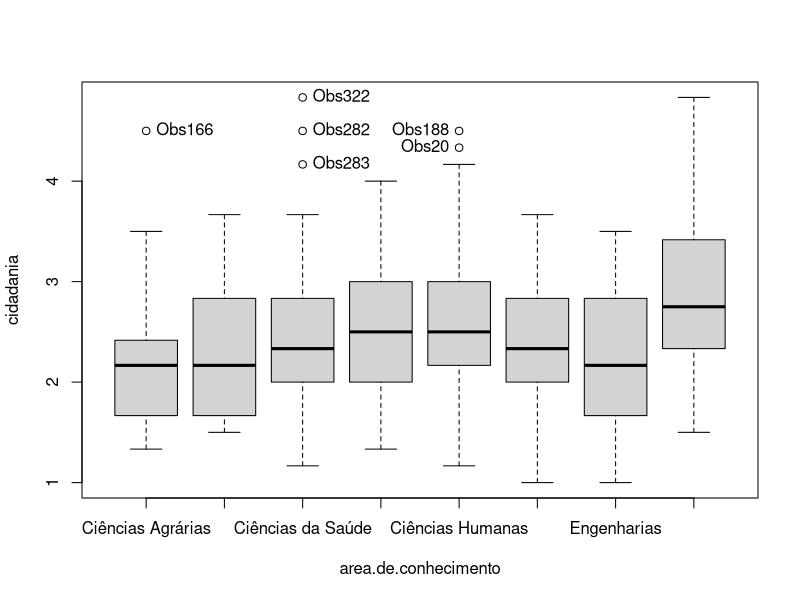
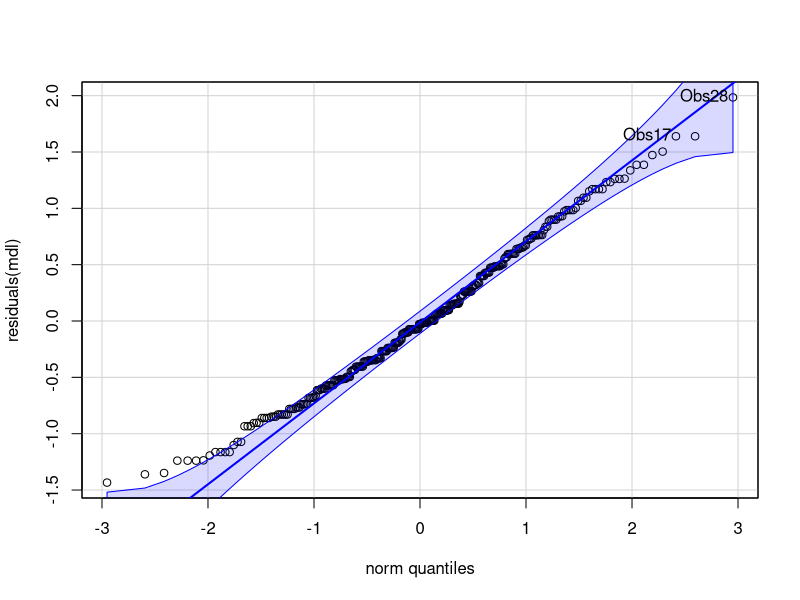
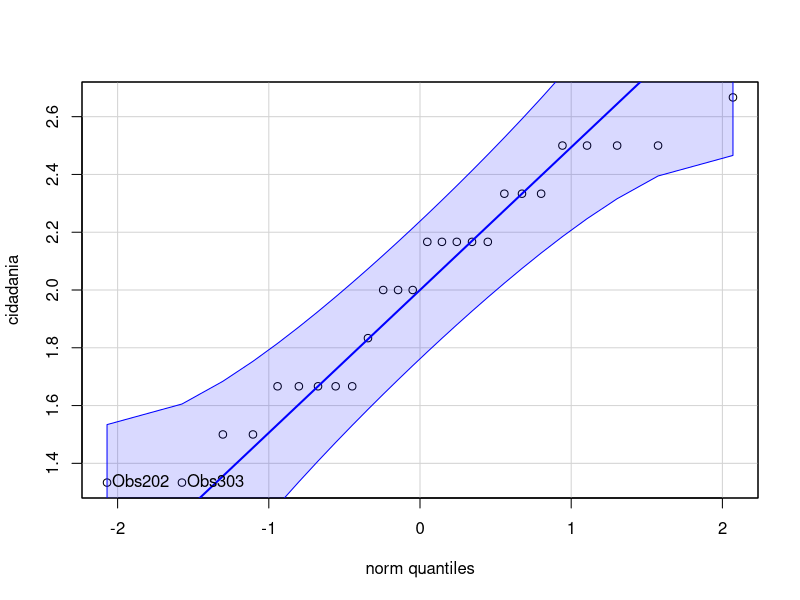
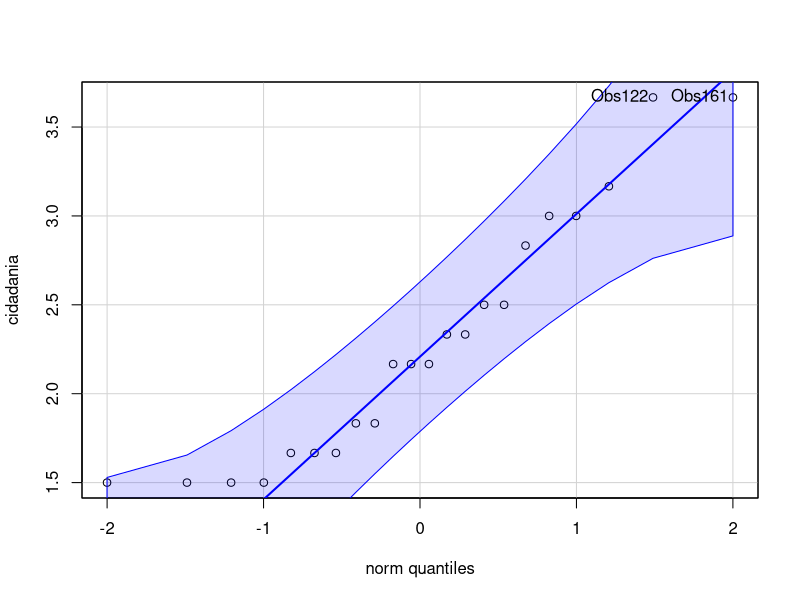
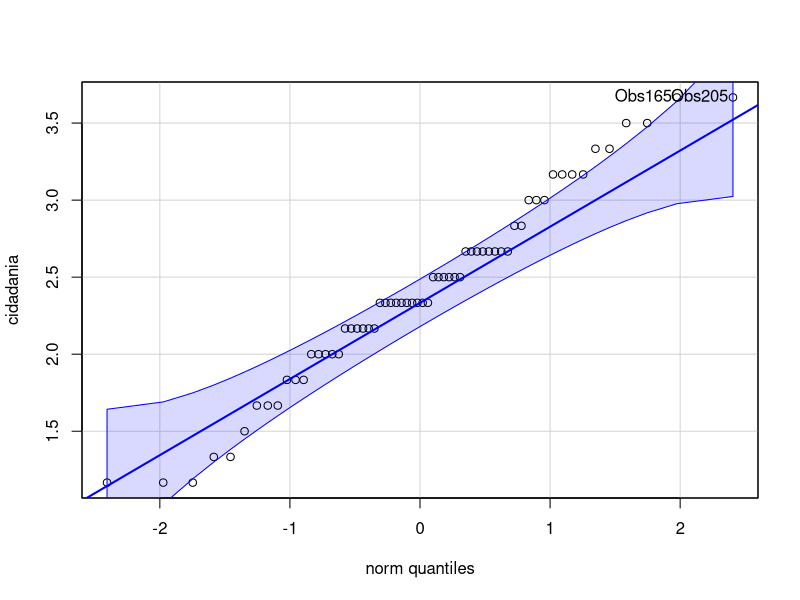
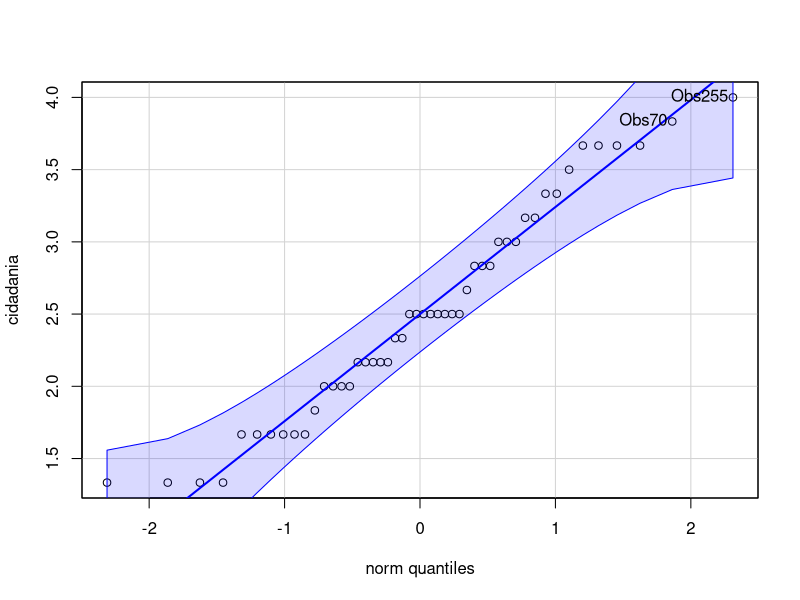
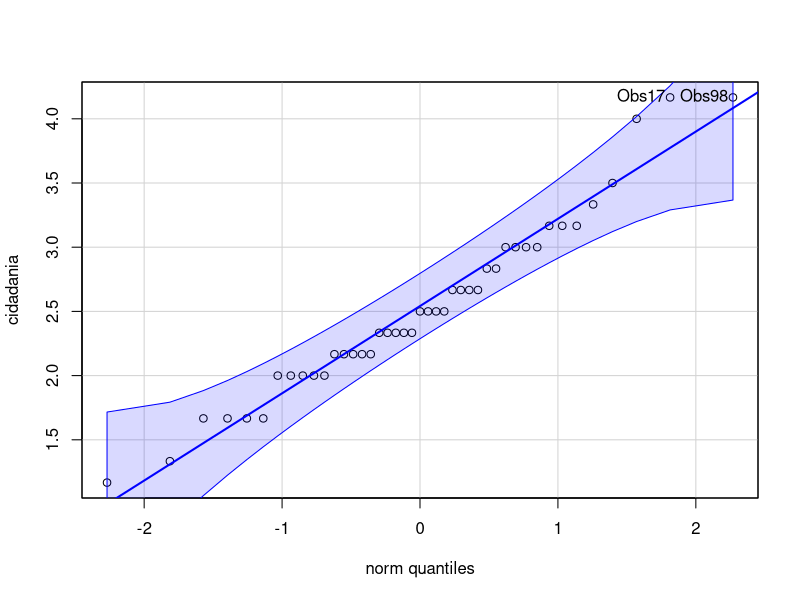
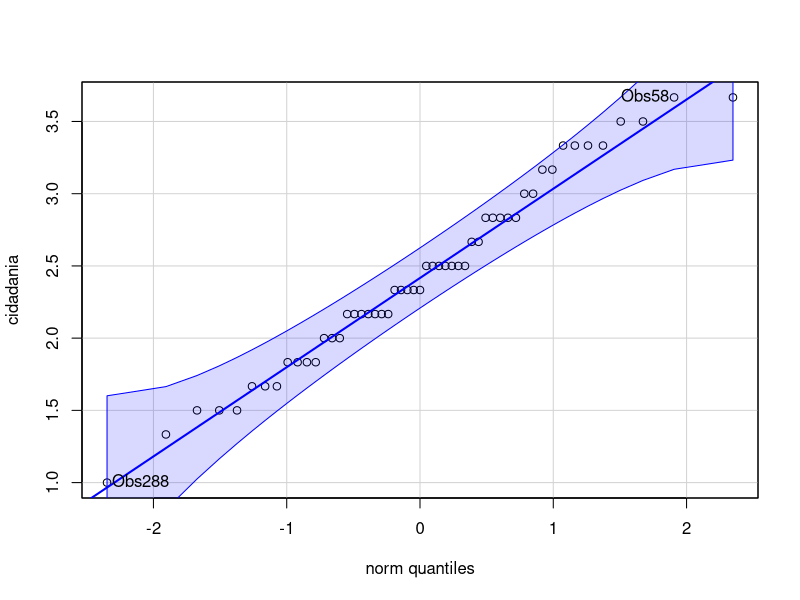

Write the R code that produced these figures, in order.
# ANOVA `cidadania` ~ `area.de.conhecimento`
#
# This file is automatically generate by Shiny-Statistic app (https://statistic.geiser.tech/)
#  
# Shiny-Statistic is distributed in the hope that it will be useful,
# but WITHOUT ANY WARRANTY; without even the implied warranty of
# MERCHANTABILITY or FITNESS FOR A PARTICULAR PURPOSE.  See the
# GNU General Public License for more details.
#
# You should have received a copy of the GNU General Public License.
# If not, see <https://www.gnu.org/licenses/>.
#

wants <- c('ggpubr', 'emmeans', 'rstatix', 'fBasics', 'car', 'carData','dplyr')
has <- wants %in% rownames(installed.packages())
if (any(!has)) install.packages(wants[!has])

library(dplyr)
library(carData)
library(car)
library(fBasics)
library(rstatix)
library(emmeans)

library(ggpubr)

library(stats)

normality_test <- function(x) {
  plimit <- 0.05
  n.test <- shapiro.test(x)
  cutpoints <- c(0, 1e-04, 0.001, 0.01, 0.05, 1)
  
  if (length(x) > 30) {
    plimit <- 0.01
    cutpoints <- c(0, 1e-05, 1e-04, 0.001, 0.01, 1)
  }
  if (length(x) > 50) n.test <- dagoTest(x)@test
  
  normality <- ifelse(n.test$p.value[1] < plimit, 'NO', 'YES')
  if (length(x) > 100) normality <- 'QQ'
  if (length(x) > 200) normality <- '-'
  
  return(cbind(add_significance(data.frame(
    n = length(x),
    statistic = n.test$statistic[1],
    method = strsplit(n.test$method, ' ')[[1]][1],
    p = n.test$p.value[1]
  ), p.col = "p", cutpoints = cutpoints), normality = normality))
}

normality_test_at <- function(dat, vars) {
  df <- select(group_data(dat), -starts_with(".rows"))
  do.call(rbind, lapply(vars, FUN = function(v) {
    do.call(rbind, lapply(seq(1, nrow(group_data(dat))), FUN = function(i) {
      n.test <- normality_test(dat[[v]][group_data(dat)[[".rows"]][[i]]]) 
      cbind(variable = v, df[i,] , n.test)
    }))
  }))
}

df2qqs <- function(data, group) {
  data <- as.data.frame(data)
  for (iv in group) {
    if (is.numeric(data[[iv]])) {
      quantiles <- quantile(data[[iv]])
      data[[iv]] <- sapply(data[[iv]], FUN = function(x) {
        if (x <= quantiles[[2]]) "low"
        else if (x >= quantiles[[4]]) "high"
        else "medium"
      })
      data[[iv]] <- factor(data[[iv]], levels=c("low", "medium", "high"))
    }
  }
  return(data)
}

ggPlotAoV <- function(data, x, y, color = c(), aov, pwc, linetype = color, by = c(), addParam = c(), step.increase = 0.005) {
  pwc <- tryCatch(add_xy_position(pwc, x = x, step.increase = step.increase), error = function(e) NULL)
  if (is.null(pwc)) return(ggplot())
  if (length(color) > 0) {
    bxp <- ggboxplot(data, x = x, y = y, color = color, palette = "jco", add=addParam, facet.by = by)
    bxp <- bxp + stat_pvalue_manual(pwc, color = color, linetype = linetype, hide.ns = T
                                    , tip.length = 0, step.group.by = by)
  } else {
    bxp <- ggboxplot(data, x = x, y = y, color = x, palette = "jco", add=addParam, facet.by = by)
    bxp <- bxp + stat_pvalue_manual(pwc, linetype = linetype, hide.ns = T
                                    , tip.length = 0, step.group.by = by)
  }
  bxp <- bxp + labs(subtitle = get_test_label(aov, detailed = T), caption = get_pwc_label(pwc))
  return(bxp)
}


emm <- list()

## Initial Data and Preprocessing

dat <- read.csv("anova-by-area/cidadania/data.csv")[,c("ID", "area.de.conhecimento", "cidadania" )]
dat <- df2qqs(dat, c("area.de.conhecimento"))
rownames(dat) <- dat[["ID"]]



### Summary statistics of the initial data

get_summary_stats(group_by(dat, `area.de.conhecimento`), type ="common")

## Check Assumptions

### Identifying outliers

identify_outliers(group_by(dat, `area.de.conhecimento`), `cidadania`)
Boxplot(`cidadania` ~ `area.de.conhecimento`, data = dat, id = list(n = Inf))

### Removing outliers from the data

outliers <- c("Obs20","Obs160","Obs166","Obs188","Obs282","Obs283","Obs322")
rdat <- dat[!dat[["ID"]] %in% outliers,]   # table without outliers

### Normality assumption

#### Checking normality assumption in the residual model

mdl <- lm(`cidadania` ~ `area.de.conhecimento`, data = rdat)
normality_test(residuals(mdl))
qqPlot(residuals(mdl))

#### Checking normality assumption for each group

normality_test_at(group_by(rdat, `area.de.conhecimento`), "cidadania")

qqPlot( ~ `cidadania`, data = rdat[which(rdat["area.de.conhecimento"] == "Ciências Agrárias"),])
qqPlot( ~ `cidadania`, data = rdat[which(rdat["area.de.conhecimento"] == "Ciências Biológicas"),])
qqPlot( ~ `cidadania`, data = rdat[which(rdat["area.de.conhecimento"] == "Ciências da Saúde"),])
qqPlot( ~ `cidadania`, data = rdat[which(rdat["area.de.conhecimento"] == "Ciências Exatas e da Terra"),])
qqPlot( ~ `cidadania`, data = rdat[which(rdat["area.de.conhecimento"] == "Ciências Humanas"),])
qqPlot( ~ `cidadania`, data = rdat[which(rdat["area.de.conhecimento"] == "Ciências Sociais Aplicadas"),])
qqPlot( ~ `cidadania`, data = rdat[which(rdat["area.de.conhecimento"] == "Engenharias"),])
qqPlot( ~ `cidadania`, data = rdat[which(rdat["area.de.conhecimento"] == "Linguística/Letras e Artes"),])


#### Removing non-normal data

non.normal <- c("Obs133")
sdat <- rdat[!rdat[["ID"]] %in% non.normal,]   # table without non-normal and outliers

mdl <- lm(`cidadania` ~ `area.de.conhecimento`, data = sdat)
normality_test(residuals(mdl))
qqPlot(residuals(mdl))

normality_test_at(group_by(sdat, `area.de.conhecimento`), "cidadania")

qqPlot( ~ `cidadania`, data = sdat[which(sdat["area.de.conhecimento"] == "Ciências Agrárias"),])
qqPlot( ~ `cidadania`, data = sdat[which(sdat["area.de.conhecimento"] == "Ciências Biológicas"),])
qqPlot( ~ `cidadania`, data = sdat[which(sdat["area.de.conhecimento"] == "Ciências da Saúde"),])
qqPlot( ~ `cidadania`, data = sdat[which(sdat["area.de.conhecimento"] == "Ciências Exatas e da Terra"),])
qqPlot( ~ `cidadania`, data = sdat[which(sdat["area.de.conhecimento"] == "Ciências Humanas"),])
qqPlot( ~ `cidadania`, data = sdat[which(sdat["area.de.conhecimento"] == "Ciências Sociais Aplicadas"),])
qqPlot( ~ `cidadania`, data = sdat[which(sdat["area.de.conhecimento"] == "Engenharias"),])
qqPlot( ~ `cidadania`, data = sdat[which(sdat["area.de.conhecimento"] == "Linguística/Letras e Artes"),])


### Homogeneity of variance assumption

levene_test(sdat, `cidadania` ~ `area.de.conhecimento`)

## Computation ANOVA

res.aov <- anova_test(sdat, `cidadania` ~ `area.de.conhecimento`, type = 2, effect.size = 'ges', detailed = T)
get_anova_table(res.aov)

## Post-hoct Tests (Pairwise Comparisons)

(emm[["area.de.conhecimento"]] <- emmeans_test(sdat, `cidadania` ~ `area.de.conhecimento`, p.adjust.method = "bonferroni", detailed = T))


## Report ANOVA with Plots and Descriptive Statistic

get_summary_stats(group_by(sdat, `area.de.conhecimento`), type ="common")

ggPlotAoV(sdat, "area.de.conhecimento", "cidadania", aov=res.aov, pwc=emm[["area.de.conhecimento"]], addParam=c("jitter"))
